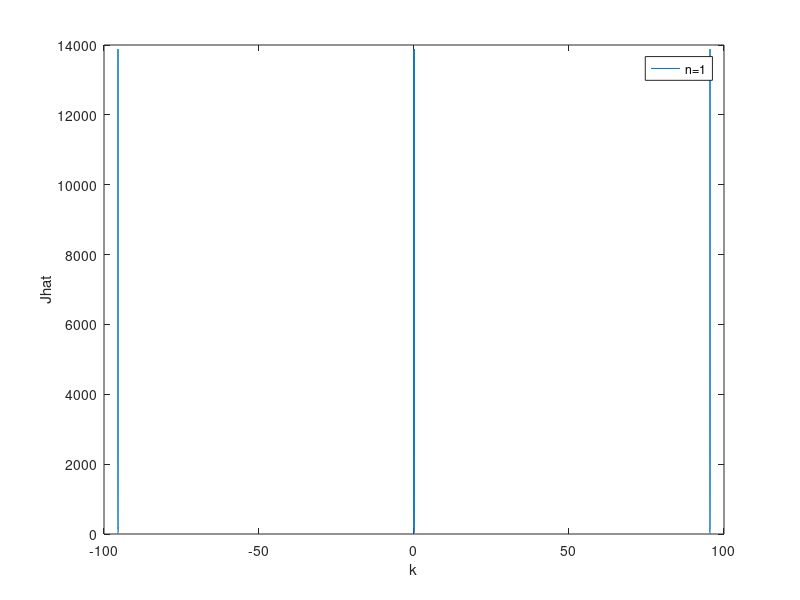

Reproduce this figure in MATLAB.
tic
n=0;
m=1000000;
X=300/pi;
x=linspace(0,X,m/2);
k=linspace(-X,X,m);
J2hat=zeros(m,1);
J=besselj(n,x);
J(1)=(besselj(n,0)+besselj(n,1/pi))/2;
J1hat=(fft(J));
for j=1:m/2
J2hat(j)=imag(J1hat(j));
J2hat(m-j+1)=imag(J1hat(j));
end
plot(k,abs(J2hat));
xlabel('k')
ylabel('Jhat')
legend('n=1')
toc
